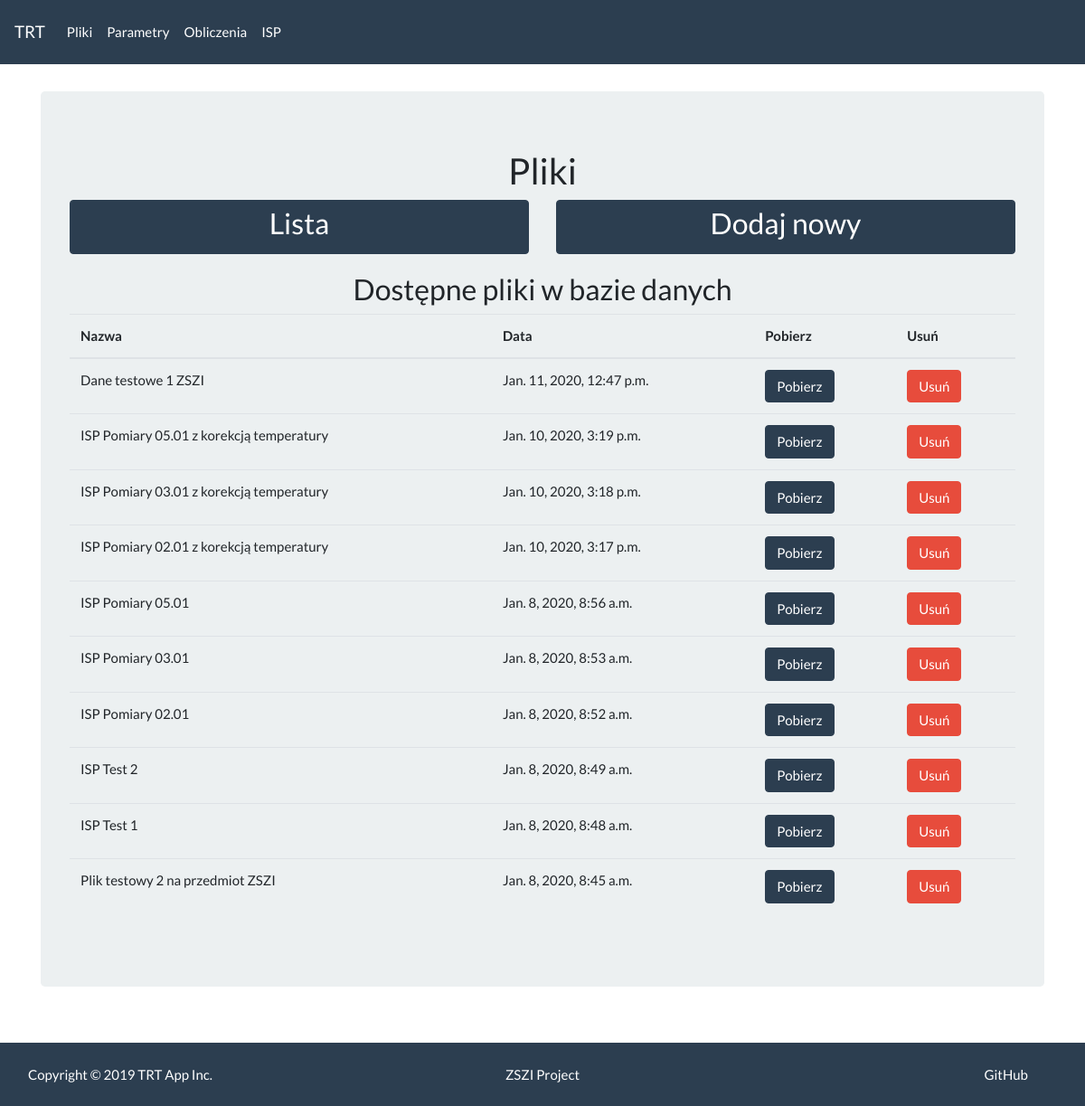
Page /trt/files_list on the earlier database version.
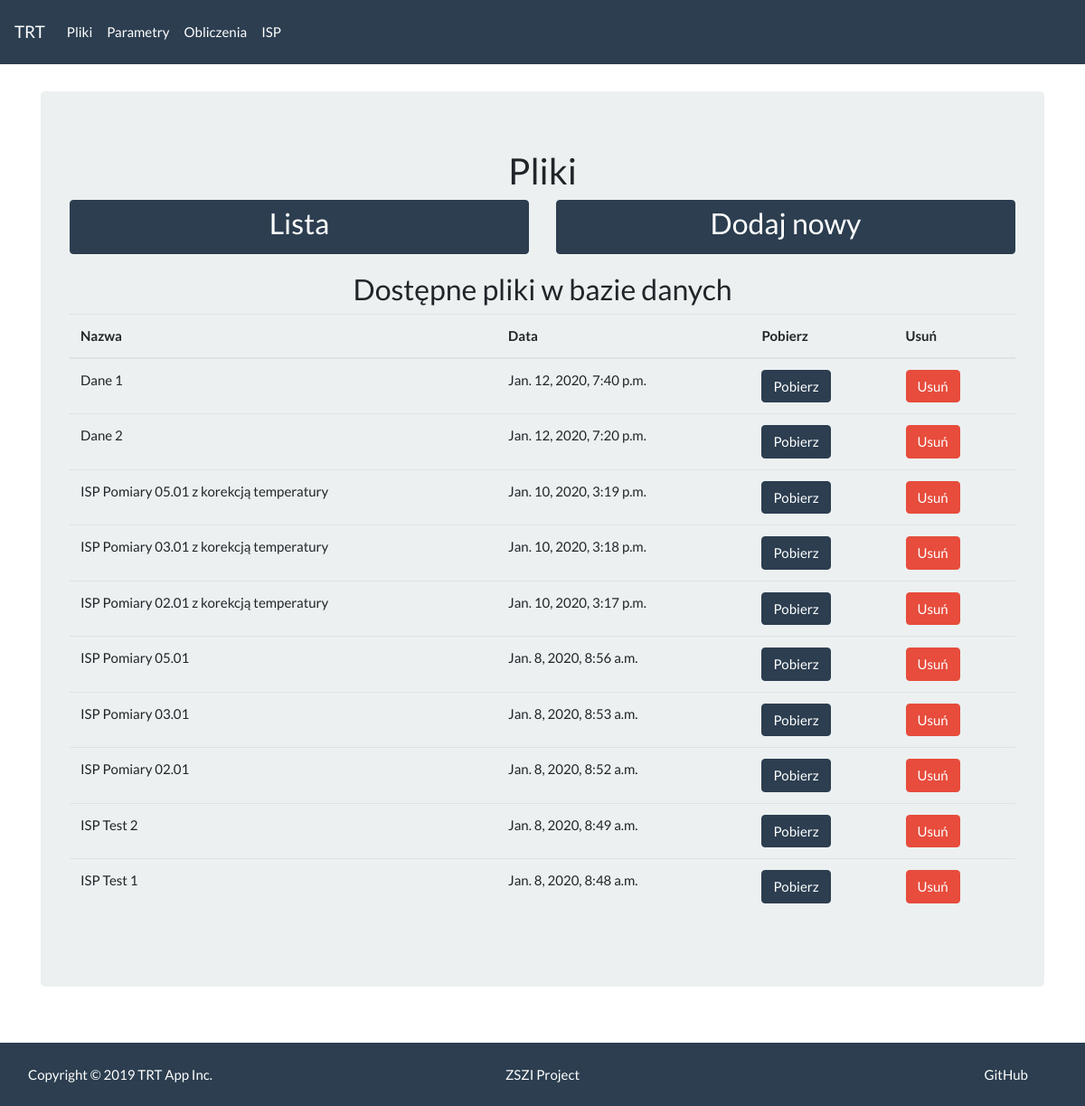
Same page on the later database version.
### main/models.py (models this page shows, shortened)
class UploadedFile(models.Model):
    file_name = models.CharField(max_length=100)
    file_object = models.FileField(upload_to='files')
    upload_date = models.DateTimeField(auto_now_add=True)
    file_desc = models.TextField(max_length=2000, default='')
    file_tag = models.CharField(max_length=20, default='ZSZI')

### main/views.py (the view)
# urls.py: path('trt/files_list', views.files_list_view, name='files_list'),
def files_list_view(request):
    uploaded_files = UploadedFile.objects.all().order_by('-upload_date')
    return render(request, 'main/files_list.html', {
        'files': uploaded_files,
    })

### main/templates/main/files_list.html (shortened to what this page needs)
{% extends "main/files_wrapper.html" %}
{% block files %}
<h3 class="text-center">Dostępne pliki w bazie danych</h3>
<table class="table table-hover">
    <thead>
        <tr class="table">
            <th>Nazwa</th>
            <th>Data</th>
            <th>Pobierz</th>
            <th>Usuń</th>
        </tr>
    </thead>
    <tbody>
        {% for file in files %}
        <tr class="table">
            <td>{{ file.file_name }}</td>
            <td> {{ file.upload_date }}</td>
            <td>
                <a href="{{ file.file_object.url }}" class="btn btn-primary bt-sm" data-toggle="tooltip" data-placement="top" title="Pobierz plik" target="_blank">Pobierz</a>
            </td>
            <td>
                <form action="{% url 'main:delete_file' file.pk %}" method="post">
                    <button type="submit" class="btn btn-danger bt-sm" data-toggle="tooltip" data-placement="top" title="Usuń plik z serwera">Usuń</button>
                </form>
            </td>
        </tr>
        {% endfor %}
    </tbody>
</table>
{% endblock %}

### main/templates/main/files_wrapper.html (shortened to what this page needs)
{% extends "main/base_layout.html" %}
{% block content %}
<div class="jumbotron">
    <h2 class="text-center">Pliki</h2>
    <div class="row" style="margin-bottom: 20px;">
        <div class="col">
            <button class="btn btn-block btn-primary" data-toggle="tooltip" data-placement="top" title="Lista aktualnych plików w bazie danych">
                <a href="{% url 'main:files_list' %}" class="text-white"><h3>Lista</h3></a>
        </div>
        <div class="col">
            <button class="btn btn-block btn-primary text-white" data-toggle="tooltip" data-placement="top" title="Formularz dodania nowego pliku na do bazy danych">
                <a href="{% url 'main:upload_file' %}" class="text-white"><h3>Dodaj nowy</h3></a>
            </button>
        </div>
    </div>
    {% block files %}
    {% endblock %}
</div>
</div>
{% endblock %}

### main/templates/main/base_layout.html (shortened to what this page needs)
<!DOCTYPE html>
<html lang="en" style="height: 100%;">
<head>
    {% load static %}
    <link href="{% static 'main/css/bootstrap_flatly.css' %}" rel="stylesheet">
</head>
<body style="background-color: #ffffff; height: 100%; display: flex; flex-direction: column;">
    {% include "main/includes/navbar.html" %}
    {% if plot_shown == True %}
    <div class="container" style="flex: 1 0 auto; max-width: 85%;">
        {% else %}
        <div class="container" style="flex: 1 0 auto;">
            {% endif %}
            <main>
                <div style="padding: 30px 0;">
                    {% block content %}
                    {% endblock %}
                </div>
    {% include "main/includes/footer.html" %}
</body>
</html>

### main/templates/main/includes/navbar.html (shortened to what this page needs)
<nav class="navbar navbar-expand-lg navbar-dark bg-primary">
  <a class="navbar-brand" href="{% url 'main:homepage' %}">TRT</a>
  <div class="navbar-collapse collapse" id="myNavbar" style="">
    <ul class="navbar-nav mr-auto">
      <li class="nav-item">
        <a class="nav-link" href="{% url 'main:files_list' %}">Pliki</a>
      </li>
      <li class="nav-item">
        <a class="nav-link" href="{% url 'main:parameters' %}">Parametry</a>
      </li>
      <li class="nav-item">
        <a class="nav-link" href="{% url 'main:solver' %}">Obliczenia</a>
      </li>
      <li class="nav-item">
        <a class="nav-link" href="{% url 'main:isp' %}">ISP</a>
      </li>
    </ul>
  </div>
</nav>

### main/templates/main/includes/footer.html
<footer class="navbar navbar-expand-lg navbar-dark bg-primary navbar-inner" style='flex-shrink: 0;'>
    <div class="col">
        <span class="navbar-text">
            Copyright © 2019 TRT App Inc.
    </span>
    </div>
    <div>
        <span class="text-white">
            ZSZI Project
        </span>
    </div>
    <div class="col">
        <a class="nav-link float-right navbar-text" href="https://github.com/De4r/trtapp">GitHub</a>
    </div>
</footer>

Differences in the rows shown:
removed UploadedFile: file_name "Dane testowe 1 ZSZI", upload_date "Jan. 11, 2020, 12:47 p.m."
removed UploadedFile: file_name "Plik testowy 2 na przedmiot ZSZI", upload_date "Jan. 8, 2020, 8:45 a.m."
added UploadedFile: file_name "Dane 1", upload_date "Jan. 12, 2020, 7:40 p.m."
added UploadedFile: file_name "Dane 2", upload_date "Jan. 12, 2020, 7:20 p.m."
